Frame 1 (no input): blank canvas, image omitted
Frame 60 (no input): blank canvas, image omitted
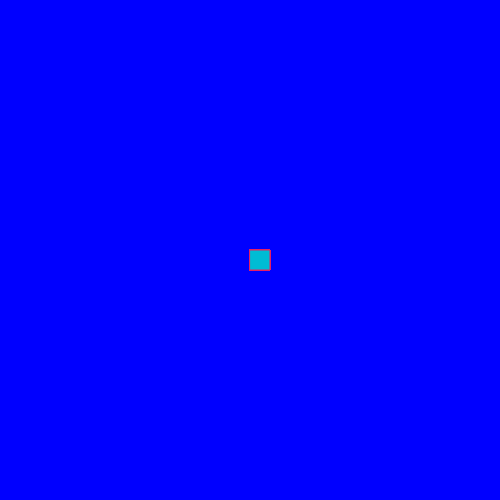
Frame 120 (the mouse pressed at the canvas centre since frame 60)

The p5.js sketch whose frames 1 and 60 were blank and that drew this single picture after the mouse press (run headless with seeded random() and noise() and a simulated clock; from frame 60 on, the mouse is pressed at the canvas centre):

// p5.js sketch
// ── sketch.js
function setup() {
    createCanvas(500, 500);
    background("blue");
  }
  
  function draw() {
    stroke("#E91E63");
    fill("#00BCD4");
    
    
    if(mouseIsPressed) {
    rect(mouseX,mouseY,20,20);
    }
  }
